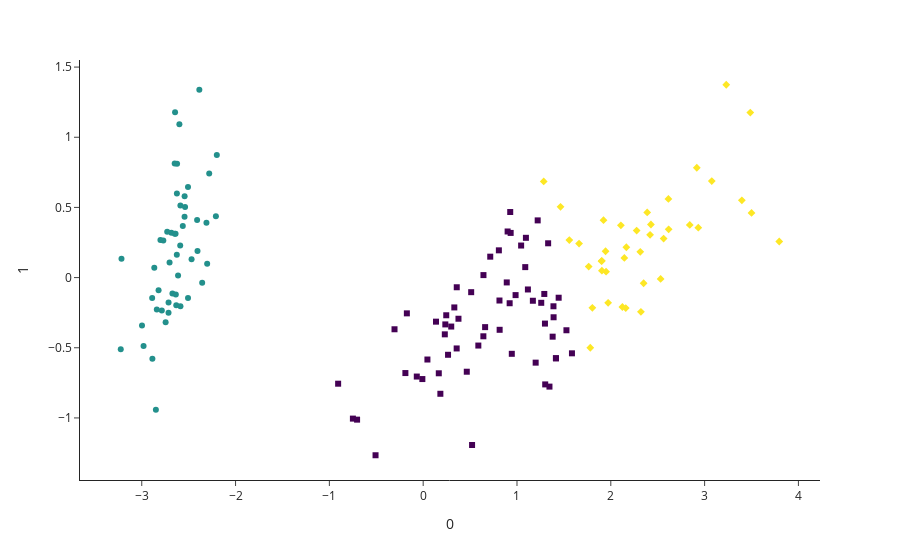

The cell this chart's notebook holds for it:
### Code cell
cc_alg = COPKMeans(n_clusters=len(set(y)))
cc_alg.fit(X)
init_partition = cc_alg.labels_
plot(X, init_partition)
print(f"Initial ARI with GT : {adjusted_rand_score(y, init_partition)}")

### Figure 1 — Plotly figure (JSON) as saved in the notebook; plotly's stock layout.template omitted (floating-point values rounded to 4 significant figures)
{"data": [{"customdata": [["0"], ["1"], ["2"], ["3"], ["4"], ["5"], ["6"], ["7"], ["8"], ["9"], ["10"], ["11"], ["12"], ["13"], ["14"], ["15"], ["16"], ["17"], ["18"], ["19"], ["20"], ["21"], ["22"], ["23"], ["24"], ["25"], ["26"], ["27"], ["28"], ["29"], ["30"], ["31"], ["32"], ["33"], ["34"], ["35"], ["36"], ["37"], ["38"], ["39"], ["40"], ["41"], ["42"], ["43"], ["44"], ["45"], ["46"], ["47"], ["48"], ["49"]], "hovertemplate": "symbol=1<br>0=%{x}<br>1=%{y}<br>index=%{customdata[0]}<br>color=%{marker.color}<extra></extra>", "legendgroup": "1", "marker": {"color": [1, 1, 1, 1, 1, 1, 1, 1, 1, 1, 1, 1, 1, 1, 1, 1, 1, 1, 1, 1, 1, 1, 1, 1, 1, 1, 1, 1, 1, 1, 1, 1, 1, 1, 1, 1, 1, 1, 1, 1, 1, 1, 1, 1, 1, 1, 1, 1, 1, 1], "coloraxis": "coloraxis", "symbol": "circle"}, "mode": "markers", "name": "1", "orientation": "v", "showlegend": true, "x": [-2.684, -2.714, -2.889, -2.745, -2.729, -2.281, -2.821, -2.626, -2.886, -2.673, -2.507, -2.613, -2.786, -3.224, -2.645, -2.386, -2.624, -2.648, -2.2, -2.588, -2.31, -2.544, -3.216, -2.303, -2.356, -2.507, -2.469, -2.562, -2.64, -2.632, -2.587, -2.41, -2.649, -2.599, -2.637, -2.866, -2.625, -2.801, -2.981, -2.59, -2.77, -2.849, -2.997, -2.406, -2.209, -2.714, -2.538, -2.839, -2.543, -2.703], "xaxis": "x", "y": [0.3194, -0.177, -0.1449, -0.3183, 0.3268, 0.7413, -0.08946, 0.1634, -0.5783, -0.1138, 0.6451, 0.01473, -0.2351, -0.5114, 1.179, 1.338, 0.8107, 0.3118, 0.8728, 0.5136, 0.3913, 0.433, 0.1335, 0.09871, -0.03728, -0.146, 0.131, 0.3677, 0.312, -0.197, -0.2043, 0.4109, 0.8134, 1.093, -0.1213, 0.06936, 0.5994, 0.2686, -0.488, 0.229, 0.2635, -0.941, -0.3419, 0.1889, 0.4367, -0.2502, 0.5038, -0.2279, 0.5794, 0.1077], "yaxis": "y", "type": "scatter"}, {"customdata": [["50"], ["52"], ["77"], ["100"], ["102"], ["103"], ["104"], ["105"], ["107"], ["108"], ["109"], ["110"], ["111"], ["112"], ["115"], ["116"], ["117"], ["118"], ["120"], ["122"], ["124"], ["125"], ["128"], ["129"], ["130"], ["131"], ["132"], ["134"], ["135"], ["136"], ["137"], ["139"], ["140"], ["141"], ["143"], ["144"], ["145"], ["147"], ["148"]], "hovertemplate": "symbol=2<br>0=%{x}<br>1=%{y}<br>index=%{customdata[0]}<br>color=%{marker.color}<extra></extra>", "legendgroup": "2", "marker": {"color": [2, 2, 2, 2, 2, 2, 2, 2, 2, 2, 2, 2, 2, 2, 2, 2, 2, 2, 2, 2, 2, 2, 2, 2, 2, 2, 2, 2, 2, 2, 2, 2, 2, 2, 2, 2, 2, 2, 2], "coloraxis": "coloraxis", "symbol": "diamond"}, "mode": "markers", "name": "2", "orientation": "v", "showlegend": true, "x": [1.285, 1.464, 1.558, 2.531, 2.617, 1.972, 2.35, 3.397, 2.933, 2.321, 2.917, 1.662, 1.803, 2.166, 1.904, 1.95, 3.487, 3.796, 2.428, 3.5, 2.275, 2.614, 2.124, 2.388, 2.842, 3.231, 2.159, 1.781, 3.076, 2.144, 1.905, 2.108, 2.314, 1.922, 2.563, 2.419, 1.944, 1.764, 1.901], "xaxis": "x", "y": [0.6852, 0.5043, 0.2675, -0.009849, 0.3439, -0.1797, -0.04026, 0.5508, 0.3555, -0.2438, 0.7828, 0.2422, -0.2156, 0.2163, 0.1193, 0.04194, 1.176, 0.2573, 0.3782, 0.4607, 0.335, 0.5609, -0.2097, 0.4646, 0.3753, 1.374, -0.2173, -0.4999, 0.6881, 0.1401, 0.0493, 0.3723, 0.1837, 0.4092, 0.2779, 0.3048, 0.1875, 0.07886, 0.1166], "yaxis": "y", "type": "scatter"}, {"customdata": [["51"], ["53"], ["54"], ["55"], ["56"], ["57"], ["58"], ["59"], ["60"], ["61"], ["62"], ["63"], ["64"], ["65"], ["66"], ["67"], ["68"], ["69"], ["70"], ["71"], ["72"], ["73"], ["74"], ["75"], ["76"], ["78"], ["79"], ["80"], ["81"], ["82"], ["83"], ["84"], ["85"], ["86"], ["87"], ["88"], ["89"], ["90"], ["91"], ["92"], ["93"], ["94"], ["95"], ["96"], ["97"], ["98"], ["99"], ["101"], ["106"], ["113"], ["114"], ["119"], ["121"], ["123"], ["126"], ["127"], ["133"], ["138"], ["142"], ["146"], ["149"]], "hovertemplate": "symbol=0<br>0=%{x}<br>1=%{y}<br>index=%{customdata[0]}<br>color=%{marker.color}<extra></extra>", "legendgroup": "0", "marker": {"color": [0, 0, 0, 0, 0, 0, 0, 0, 0, 0, 0, 0, 0, 0, 0, 0, 0, 0, 0, 0, 0, 0, 0, 0, 0, 0, 0, 0, 0, 0, 0, 0, 0, 0, 0, 0, 0, 0, 0, 0, 0, 0, 0, 0, 0, 0, 0, 0, 0, 0, 0, 0, 0, 0, 0, 0, 0, 0, 0, 0, 0], "coloraxis": "coloraxis", "symbol": "square"}, "mode": "markers", "name": "0", "orientation": "v", "showlegend": true, "x": [0.9325, 0.1833, 1.088, 0.6417, 1.095, -0.7491, 1.044, -0.008745, -0.5078, 0.5117, 0.265, 0.9849, -0.1739, 0.9279, 0.6603, 0.2361, 0.9447, 0.04523, 1.116, 0.3579, 1.298, 0.9217, 0.7149, 0.9002, 1.332, 0.8133, -0.3056, -0.06813, -0.1896, 0.1364, 1.38, 0.588, 0.8069, 1.221, 0.8151, 0.246, 0.1664, 0.4648, 0.8908, 0.2305, -0.7045, 0.357, 0.3319, 0.3762, 0.6426, -0.9065, 0.299, 1.415, 0.5212, 1.346, 1.586, 1.301, 1.199, 1.389, 1.259, 1.291, 1.444, 1.169, 1.415, 1.527, 1.39], "xaxis": "x", "y": [0.3183, -0.828, 0.07459, -0.4182, 0.2835, -1.005, 0.2284, -0.7231, -1.266, -0.104, -0.55, -0.1248, -0.2549, 0.4672, -0.353, -0.3336, -0.5431, -0.5838, -0.08462, -0.06893, -0.3278, -0.1827, 0.1491, 0.3285, 0.2444, -0.1634, -0.3683, -0.7052, -0.6803, -0.314, -0.421, -0.4843, 0.1942, 0.4076, -0.372, -0.2685, -0.6819, -0.6707, -0.03446, -0.4044, -1.012, -0.5049, -0.2127, -0.2932, 0.01774, -0.7561, -0.3489, -0.5749, -1.193, -0.7768, -0.5396, -0.7611, -0.6061, -0.2044, -0.1797, -0.1167, -0.1434, -0.165, -0.5749, -0.3753, -0.2827], "yaxis": "y", "type": "scatter"}], "layout": {"xaxis": {"anchor": "y", "domain": [0.0, 1.0], "title": {"text": "0"}}, "yaxis": {"anchor": "x", "domain": [0.0, 1.0], "title": {"text": "1"}}, "coloraxis": {"colorbar": {"title": {"text": "color"}}, "colorscale": [[0.0, "#440154"], [0.1111, "#482878"], [0.2222, "#3e4989"], [0.3333, "#31688e"], [0.4444, "#26828e"], [0.5556, "#1f9e89"], [0.6667, "#35b779"], [0.7778, "#6ece58"], [0.8889, "#b5de2b"], [1.0, "#fde725"]], "showscale": false}, "legend": {"title": {"text": "symbol"}, "tracegroupgap": 0}, "margin": {"t": 60}, "showlegend": false}}
